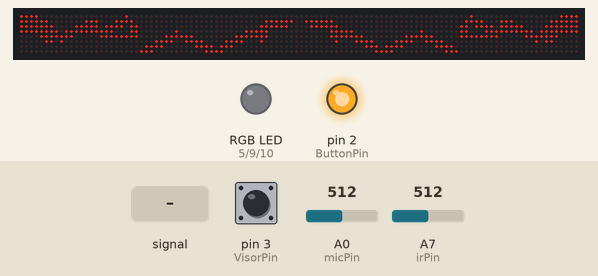
A sketch run on a simulated Arduino Nano, built with avr-gcc and run on an emulated ATmega328P. Parts: 112×8 LED matrix, an RGB LED mixed from three pins (HIGH = lit), output pins drawn as LEDs (lit = HIGH). The inputs (shaded band) are chosen by the test bench; at power-on: A7 (irPin) = 512, A0 (micPin) = 512, pin 3 (VisorPin) HIGH. Dim RGB values are drawn brighter than linear.

Above: at 1.2 s.
1.3 s: A0 (micPin) fed a 200 Hz sine of ±460 counts around its level
At 2.4 s:
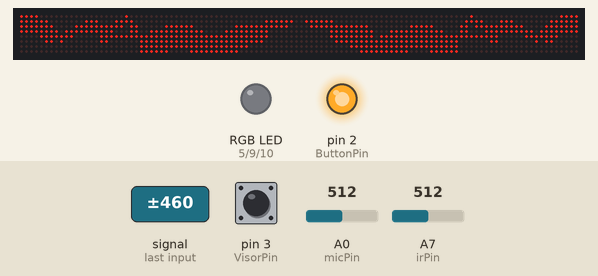
3.0 s: A7 (irPin) set to 489
At 4.2 s:
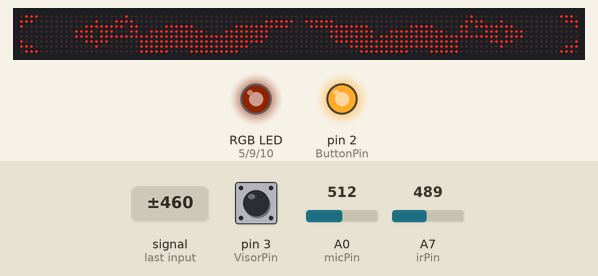
4.5 s: A0 (micPin) set to 716
At 6.1 s:
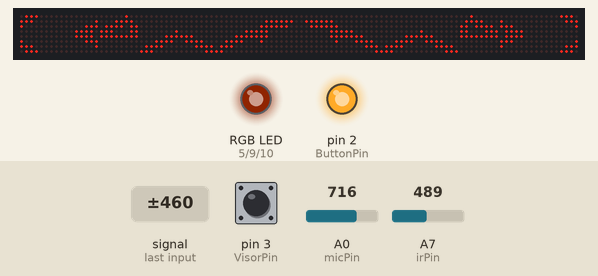
7.5 s: A0 (micPin) set to 1023
At 9.8 s:
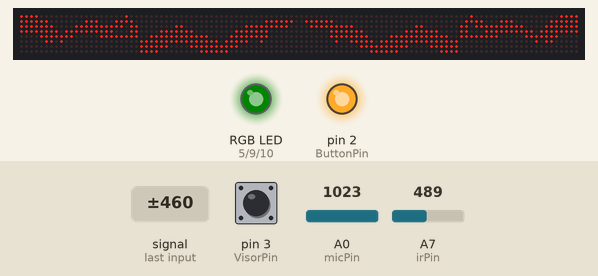
Timing chart, 0 to 11.6 s (numbered marks = the images above; inputs shaded):
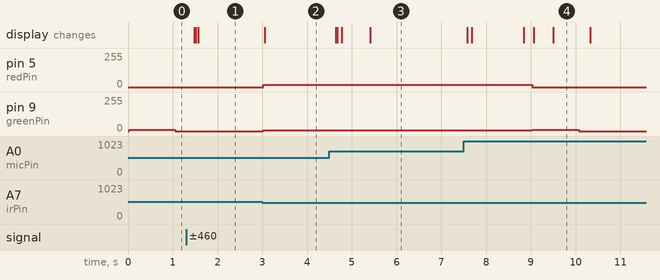

The sketch:

PROT_OS7_MAX7219.ino
```cpp
/*
  Version 7.0   Last update: 12-06-2022
  This code is made for using the MAX7219 led matrices in protogen helmets.
  Current features:
  - Multiple expressions with a single button
  - Visor detection by using a hall sensor
  - Boop detection by using an infrared or linetracking sensor
  - Mouth animation with sound detection by using the max4466 microphone from Adafruit

  BEFORE UPLOADING!!
  Included in the dowloaded folder are libraries that need to be installed first for the code to work.
  If you don't know to do that, google for 'installing library Arduino', there are plenty of guides.

  The library for controlling the matrices has to be added to the Arduino IDE before the code can work. The library
  that comes with this code has been modified so that you can link up to 14 matrices instead of 10.

  ---IMPORTANT---
  1. The MAX7219 matrices can be glitchy if you use dupont pins, it is highly recommend to solder the wires directly to the boards!
  2. Because the max7219 led matrices are sometimes flipped you may have to rotate some icons.
     Icons can easily be rotated in the 'setup void()' part of the code below this.

  If something doesn't work properly make sure all the wired connections are correct and that the code actually uploaded.
  If issues continue to appear, send me an e-mail to feronium128@gmail.com
  or contact me on twitter @Feronium


  Have fun!
*/

#include <SPI.h>
#include <Adafruit_GFX.h>
#include <Max72xxPanel.h>
#include "arduinoFFT.h"
#include "Icons.h"

// You can activate features like visor detection and sound detection by
// deleting the 2 slashes before the features in the lines below, this will uncomment them.
//#define VisorSensor
#define BoopSensor
#define Microphone

const int pinCS = 8; // Din = pin 11   CLK = pin 13
const int numberOfHorizontalDisplays = 14;
const int numberOfVerticalDisplays = 1;

Max72xxPanel matrix = Max72xxPanel(pinCS, numberOfHorizontalDisplays, numberOfVerticalDisplays);

/////////////////////////// Expressions \\\\\\\\\\\\\\\\\\\\\\\\\\\

int expressions = 6; // Here you can change the amount of expressions you want to use

/////////////////////////// I/O Pins \\\\\\\\\\\\\\\\\\\\\\\\\\\

const int ButtonPin = 2;
const int VisorPin = 3;
const int redPin = 5; // These pins are used for the expression indicating rgb LED.
const int greenPin = 9; //" "
const int bluePin = 10; // " "
const int irPin = A7; // Analog input for infrared or 'boop' sensor
const int micPin = A0;  // Analog input for microphone

//////////////////////////////// Icon Posistions \\\\\\\\\\\\\\\\\\\\\\\\\\\\\\\\\

signed int EyeLeft = 96; // Horizontal positions off the icons on the screens
signed int MawLeft = 64;
signed int NoseLeft = 56;
signed int NoseRight = 48;
signed int MawRight = 16;
signed int EyeRight = 0;

//////////////////////////////// Variables \\\\\\\\\\\\\\\\\\\\\\\\\\\\\\\\\

volatile unsigned long glitchDelay = 0;
volatile unsigned long glitchSpeed = 0;
volatile unsigned long blinkTime = 0;
volatile unsigned long blinkSpeed = 0;
volatile unsigned long boopTime = 0;
volatile unsigned long speakingDelay = 0;
volatile unsigned long debounceTime = 0;
volatile unsigned long debounceTime2 = 0;
volatile unsigned long debounceTime3 = 0;
volatile unsigned long previousMillis = 0;
volatile unsigned long debounceTimeMic = 0;

bool visorState = 0;
bool micState = 0;
bool boopState = 0;
bool boopTimer = 0;
bool boopActive = 0;
bool speakingActive = 0;
bool boopDisabled = 0;

bool rising = 1;
bool ledstate = 0;
byte state = 0;
int timer = 1;
int y;
int x;
int Step = 0;
int counter = 0;
const unsigned long ledTime = 1000;

//Blink variables
unsigned long blinkDelay = 9000;
bool blinkState = 0;


//Smoothing Microphone
int sensitivity = 170; // Change this value if your microphone is too sensitive, or not sensitive enough WAS 65
const int numReadings = 10;
int readings[numReadings];      // the readings from the analog input
int readIndex = 0;              // the index of the current reading
int total = 0;                  // the running total
int average = 0;                // the average
float filterDCComponent = 510;

//FFT variables
arduinoFFT FFT = arduinoFFT(); /* Create FFT object */
#define CHANNEL micPin
const uint16_t samples = 64; //This value MUST ALWAYS be a power of 2
const double samplingFrequency = 4000; //Hz, must be less than 10000 due to ADC
unsigned int sampling_period_us;
unsigned long microseconds;
double vReal[samples];
double vImag[samples];
#define SCL_INDEX 0x00
#define SCL_TIME 0x01
#define SCL_FREQUENCY 0x02
#define SCL_PLOT 0x03

///////////////////////////Setup runs once\\\\\\\\\\\\\\\\\\\\\\\\\\

void setup() {
  Serial.begin(9600);
  horizontalFlip(nose, 8);
  horizontalFlip(noseL, 8);
  horizontalFlip(FBnose, 8);
  horizontalFlip(FBnoseL, 8);
  horizontalFlip(Eye, 16);
  horizontalFlip(EyeL,16);
  horizontalFlip(Angry, 16);
  horizontalFlip(AngryL, 16);
  horizontalFlip(Spooked, 16);
  horizontalFlip(SpookedL, 16);
  horizontalFlip(vwv, 16);
  horizontalFlip(vwvL, 16);
  horizontalFlip(FBEyeBasicL, 16);
  horizontalFlip(FBEyeBasic, 16);
  horizontalFlip(FBEyeLoveL, 16);
  horizontalFlip(FBEyeLove, 16);
  horizontalFlip(FBEyeGlitchL, 16);
  horizontalFlip(FBEyeGlitch, 16);
  horizontalFlip(maw, 32);
  horizontalFlip(mawL, 32);
  horizontalFlip(FBMouthBasicL, 32);
  horizontalFlip(FBMouthBasicLSoft, 32);
  horizontalFlip(FBMouthBasicLMedium, 32);
  horizontalFlip(FBMouthBasicLLoud, 32);
  horizontalFlip(FBMouthBasic, 32);
  horizontalFlip(FBMouthLoveL, 32);
  horizontalFlip(FBMouthLove, 32);
  horizontalFlip(mawSpeakS, 32);
  horizontalFlip(mawSpeakM, 32);
  horizontalFlip(mawSpeakSL, 32);
  horizontalFlip(mawSpeakML, 32);
  horizontalFlip(mawSpeakL, 32);
  horizontalFlip(mawSpeakLL, 32);
  horizontalFlip(Glitch1, 32);
  horizontalFlip(Glitch1L, 32);

  horizontalFlip(Glitch2, 32);
  horizontalFlip(Glitch2L, 32);


  matrix.setIntensity(3);                   //If some of your icons are turned upside down, try
  matrix.setRotation(0, 3); // Right eye    //changing the second number Like 1, 2 or 3.
  matrix.setRotation(1, 3); // Right eye
  matrix.setRotation(2, 3); // Right mouth
  matrix.setRotation(3, 3); // Right mouth
  matrix.setRotation(4, 3); // Right mouth
  matrix.setRotation(5, 3); // Right mouth
  matrix.setRotation(6, 3); // Right nose
  matrix.setRotation(7, 3); // Left nose
  matrix.setRotation(8, 3); // Left mouth
  matrix.setRotation(9, 3); // Left mouth
  matrix.setRotation(10, 3); // Left mouth
  matrix.setRotation(11, 3); // Left mouth
  matrix.setRotation(12, 3); // Left eye
  matrix.setRotation(13, 3); // Left eye
  matrix.fillScreen(LOW);

  expressions--;

  pinMode(ButtonPin, OUTPUT);
  pinMode(VisorPin, INPUT);
  pinMode(redPin, OUTPUT);
  pinMode(greenPin, OUTPUT);
  pinMode(bluePin, OUTPUT);
  pinMode(irPin, INPUT);
  pinMode(micPin, INPUT);
  digitalWrite(irPin, LOW);
  digitalWrite(micPin, LOW);
  digitalWrite(ButtonPin, HIGH);
  attachInterrupt(digitalPinToInterrupt(ButtonPin), ISR_button, FALLING);

  sampling_period_us = round(1000000 * (1.0 / samplingFrequency));

#ifdef VisorSensor
  visorState = 1;
#endif
#ifdef Microphone
  micState = 1;
#endif
#ifndef BoopSensor
  boopDisabled = 1;
#endif
}

///////////////////////////Actual code begins here\\\\\\\\\\\\\\\\\\\\\\\\\\\

void loop() {
  if ((digitalRead(VisorPin) == 0) || (visorState == 0)) {
    // Serial.println(analogRead(micPin));
    // Serial.println(micState);
    if ((analogRead(irPin) > 500)||(boopDisabled == 1)) { //Change the '>' to '<' if the boop detection works the wrong way round
      boopState = 0;
      boopTimer = 1;
    }
    else {
      boopState = 1;
    }
    if ((boopState * boopTimer) != 1) {
      boopActive = 0;
      boopTime = millis();
      if (rising == 1) {
        matrix.fillScreen(LOW);

        switch (state) {
          case 0:                             //First button press: Happy expression
              matrix.drawBitmap(EyeLeft, 0, EyeL, 16, 8, HIGH);
              matrix.drawBitmap(EyeRight, 0, Eye, 16, 8, HIGH);
              matrix.drawBitmap(MawLeft, 0, mawL, 32, 8, HIGH);
              matrix.drawBitmap(NoseLeft, 0, noseL, 8, 8, HIGH);
              matrix.drawBitmap(NoseRight, 0, nose, 8, 8, HIGH);
              matrix.drawBitmap(MawRight, 0, maw, 32, 8, HIGH);
              rising = 0;
            if (blinkState == 0) {
              setColor(0, 8, 0);               //Makes the colour of the rgb LED green
            }
            previousMillis = millis();
            break;

          case 1:                             //Second button press: Surprised
              matrix.drawBitmap(EyeLeft, 0, SpookedL, 16, 8, HIGH);
              matrix.drawBitmap(EyeRight, 0, Spooked, 16, 8, HIGH);
              matrix.drawBitmap(MawLeft, 0, mawL, 32, 8, HIGH);
              matrix.drawBitmap(NoseLeft, 0, FBnoseL, 8, 8, HIGH);
              matrix.drawBitmap(NoseRight, 0, FBnose, 8, 8, HIGH);
              matrix.drawBitmap(MawRight, 0, maw, 32, 8, HIGH);
              rising = 0;
            if (blinkState == 0) {
              setColor(0, 0, 8);                //Makes the colour of the LED blue
            }
            previousMillis = millis();
            break;

          case 2:                             //Third button press: Angry expression
              matrix.drawBitmap(EyeLeft, 0, AngryL, 16, 8, HIGH);
              matrix.drawBitmap(EyeRight, 0, Angry, 16, 8, HIGH);
              matrix.drawBitmap(MawLeft, 0, mawL, 32, 8, HIGH);
              matrix.drawBitmap(NoseLeft, 0, FBnoseL, 8, 8, HIGH);
              matrix.drawBitmap(NoseRight, 0, FBnose, 8, 8, HIGH);
              matrix.drawBitmap(MawRight, 0, maw, 32, 8, HIGH);
              rising = 0;
            if (blinkState == 0) {
              setColor(8, 0, 0);               //Makes the colour of the LED red
            }
            previousMillis = millis();
            break;

          case 3:
              matrix.drawBitmap(EyeLeft, 0, vwvL, 16, 8, HIGH);
              matrix.drawBitmap(EyeRight, 0, vwv, 16, 8, HIGH);
              matrix.drawBitmap(MawLeft, 0, mawL, 32, 8, HIGH);
              matrix.drawBitmap(NoseLeft, 0, FBnoseL, 8, 8, HIGH);
              matrix.drawBitmap(NoseRight, 0, FBnose, 8, 8, HIGH);
              matrix.drawBitmap(MawRight, 0, maw, 32, 8, HIGH);
              rising = 0;
            if (blinkState == 0) {
              setColor(4, 0, 4);                //Makes the colour of the LED orange
            }
            previousMillis = millis();
            break;
          case 4:
              matrix.drawBitmap(EyeLeft, 0, FBEyeBasicL, 16, 8, HIGH);
              matrix.drawBitmap(EyeRight, 0, FBEyeBasic, 16, 8, HIGH);
              matrix.drawBitmap(MawLeft, 0, FBMouthBasicL, 32, 8, HIGH);
              matrix.drawBitmap(NoseLeft, 0, FBnoseL, 8, 8, HIGH);
              matrix.drawBitmap(NoseRight, 0, FBnose, 8, 8, HIGH);
              matrix.drawBitmap(MawRight, 0, FBMouthBasic, 32, 8, HIGH);
              rising = 0;
            if (blinkState == 0) {
              setColor(4, 0, 4);
            }
            previousMillis = millis();
            break;
          case 5:
              matrix.drawBitmap(EyeLeft, 0, FBEyeLoveL, 16, 8, HIGH);
              matrix.drawBitmap(EyeRight, 0, FBEyeLove, 16, 8, HIGH);
              matrix.drawBitmap(MawLeft, 0, FBMouthLoveL, 32, 8, HIGH);
              matrix.drawBitmap(NoseLeft, 0, FBnoseL, 8, 8, HIGH);
              matrix.drawBitmap(NoseRight, 0, FBnose, 8, 8, HIGH);
              matrix.drawBitmap(MawRight, 0, FBMouthLove, 32, 8, HIGH);
              rising = 0;
            if (blinkState == 0) {
              setColor(4, 0, 4);
            }
            previousMillis = millis();
            break;
        }
        blinkState = 0;
      }
      glitch();
      Blink();
      matrix.write();
      if (millis() - previousMillis >= ledTime) {
        setColor(0, 0, 0);
        ledstate = 0;
      }
    }
    else {
      if ((millis() - boopTime) < 6000) {
        blinkTime = millis();
        if (boopActive == 0) {
          matrix.fillRect(EyeRight, 0, 16, 8, LOW);
          matrix.fillRect(EyeLeft, 0, 16, 8, LOW);
          matrix.drawBitmap(EyeLeft, 0, vwvL, 16, 8, HIGH);
          matrix.drawBitmap(EyeRight, 0, vwv, 16, 8, HIGH);
          setColor(16, 4, 0);
          boopActive = 1;
          rising = 1;
        }
      }
      else {
        boopTimer = 0;
      }
    }
    switch(state) {
        case 0:
          microphone();
          break;
        case 4:
          microphone();
          break;
      }
    matrix.write();
  }
  else {
    matrix.fillScreen(LOW);
    matrix.write();
  }
}

void horizontalFlip(uint8_t data[], int length) {
    for (int i = 0; i < length; i++) {
        uint8_t originalByte = data[i];
        uint8_t flippedByte = 0;
        for (int j = 0; j < 8; j++) {
            flippedByte |= ((originalByte >> j) & 0x01) << (7 - j);
        }
        data[i] = flippedByte;
    }
}


///////////////////////////Button interrupt\\\\\\\\\\\\\\\\\\\\\\\\\\\

void ISR_button() {                               //Stuff you shouldn't touch :P
  if ((millis() - debounceTime) > 150) {
    if (state < expressions) {
      state++;
    }
    else {
      state = 0;
    }
    rising = 1;
    debounceTime = millis();
  }
  // if((millis() - debounceTimeMic) < 200) {
  //   Serial.println("swapping mic state from");
  //   Serial.println(micState);
  //   if (micState == 1) {
  //     micState = 0;
  //   } else {
  //     micState = 1;
  //   }
  //   Serial.println("new mic state:");
  //   Serial.println(micState);
  // }
  // debounceTimeMic = millis();
}

///////////////////////////LED\\\\\\\\\\\\\\\\\\\\\\\\\\\

void setColor(int redValue, int greenValue, int blueValue) {
  analogWrite(redPin, redValue);
  analogWrite(greenPin, greenValue);
  analogWrite(bluePin, blueValue);
}
```

Blink.ino
```cpp
///////////////////////////Blink animation\\\\\\\\\\\\\\\\\\\\\\\\\\\

void Blink() {
  if ((millis() - blinkTime > blinkDelay) && (state != 3))  {                  //The blinking animation begins here
    if (millis() - blinkSpeed > 20) {
      if (Step < 8) {
        Step++;
        matrix.fillRect(EyeRight, -8 + Step, 16, 8, LOW);
        matrix.fillRect(EyeLeft, -8 + Step, 16, 8, LOW);
        matrix.write();
        if(state == 0) {
          microphone();
        }
      }
      else if (Step >= 8) {
        Step++;
        writeExpres();
        matrix.fillRect(EyeRight, (Step - 8) * -1, 16, 8, LOW);
        matrix.fillRect(EyeLeft, (Step - 8) * -1, 16, 8, LOW);
        matrix.write();
        if(state == 0) {
          microphone();
        }
      }
      if (Step == 16) {
        Step = 0;
        blinkTime = millis();
      }
      blinkSpeed = millis();
    }
    blinkState = 1;
  }
}
```

FFT.ino
```cpp
/////////////////////////// Frequency analyzer\\\\\\\\\\\\\\\\\\\\\\\\\\\

void fft() {
  /*SAMPLING*/
  microseconds = micros();
  for (int i = 0; i < samples; i++)
  {
    vReal[i] = analogRead(CHANNEL);
    vImag[i] = 0;
    while (micros() - microseconds < sampling_period_us) {
      //empty loop
    }
    microseconds += sampling_period_us;
  }
  FFT.Windowing(vReal, samples, FFT_WIN_TYP_HAMMING, FFT_FORWARD);  /* Weigh data */
  FFT.Compute(vReal, vImag, samples, FFT_FORWARD); /* Compute FFT */
  FFT.ComplexToMagnitude(vReal, vImag, samples); /* Compute magnitudes */
  PrintVector(vReal, (samples >> 1));
}

void PrintVector(double *vData, uint16_t bufferSize) {
  memset(fftIcon1, 0, sizeof(fftIcon1));
  memset(fftIcon1L, 0, sizeof(fftIcon1L));
  memset(fftIcon2, 0, sizeof(fftIcon2));
  memset(fftIcon2L, 0, sizeof(fftIcon2L));
  vData[0] = vData[4];
  vData[1] = vData[8];
  for (uint16_t i = 0; i < bufferSize; i++)
  {
    int Data = map(vData[i], 0, 800, 1, 8);
    if (Data > 8) {
      Data = 8;
    }
    if (i < 8) {
      for (int j = 0; j < Data; j++) {
        bitWrite(fftIcon2[(15 - (j * 2)) - 1], 7 - i, 1);
        bitWrite(fftIcon2L[15 - (j * 2)], i, 1);
      }
    }
    else if (i < 16) {
      for (int j = 0; j < Data; j++) {
        bitWrite(fftIcon2[15 - ((j * 2))], 7 - (i - 8), 1);
        bitWrite(fftIcon2L[15 - ((j * 2) + 1)], i - 8, 1);
      }
    }
    if (i < 24) {
      for (int j = 0; j < Data; j++) {
        bitWrite(fftIcon1[15 - (j * 2)], 7 - (i - 16), 1);
        bitWrite(fftIcon1L[15 - (j * 2) - 1], i - 16, 1);
      }
    }
    else if (i < 32) {
      for (int j = 0; j < Data; j++) {
        bitWrite(fftIcon1[15 - ((j * 2) + 1)], 7 - (i - 24), 1);
        bitWrite(fftIcon1L[15 - (j * 2)], i - 24, 1);
      }
    }
  }
}
```

Glitch.ino
```cpp
/////////////////////////// Glitch animation \\\\\\\\\\\\\\\\\\\\\\\\\\\

void glitch() {
  if (state == 2) {
    if (millis() - glitchDelay > 7000) {
      if (millis() - glitchSpeed > 100) {
        counter++;
        if (counter == 1) {
          matrix.fillRect(MawLeft, 0, 32, 8, LOW);
          matrix.fillRect(MawRight, 0, 32, 8, LOW);
          matrix.drawBitmap(MawLeft, 0, Glitch1L, 32, 8, HIGH);
          matrix.drawBitmap(MawRight, 0, Glitch1, 32, 8, HIGH);
          matrix.write();
        }
        if (counter == 2) {
          matrix.fillRect(MawLeft, 0, 32, 8, LOW);
          matrix.fillRect(MawRight, 0, 32, 8, LOW);
          matrix.drawBitmap(MawLeft, 0, Glitch2L, 32, 8, HIGH);
          matrix.drawBitmap(MawRight, 0, Glitch2, 32, 8, HIGH);
          matrix.write();
        }
        glitchSpeed = millis();
      }
      if (counter == 3) {
        matrix.fillRect(MawLeft, 0, 32, 8, LOW);
        matrix.fillRect(MawRight, 0, 32, 8, LOW);
        matrix.drawBitmap(MawLeft, 0, mawL, 32, 8, HIGH);
        matrix.drawBitmap(MawRight, 0, maw, 32, 8, HIGH);
        matrix.write();
        counter = 0;
        glitchDelay = millis();
      }
    }
  }
}
```

Source omitted: Icons.h (21631 bytes), Microphone.ino (3244 bytes), WriteExpression.ino (1125 bytes)

Measured:
- the behaviour switches between 501 and 500 on A7 (irPin) (found by bisection; images 1 and 2)
- after the input at 1.3 s, the display: first changes after 0.18 s (image 1 shows a later state)
- after the input at 3.0 s, pin 5 (redPin): 0/255 → 16/255 at once; pin 9 (greenPin): 0/255 → 4/255 at once; the display: changes after 0.05 s (image 2)
- after the input at 4.5 s, the display: first changes after 0.14 s (image 3 shows a later state)
- after the input at 7.5 s, the display: first changes after 0.08 s (image 4 shows a later state)
